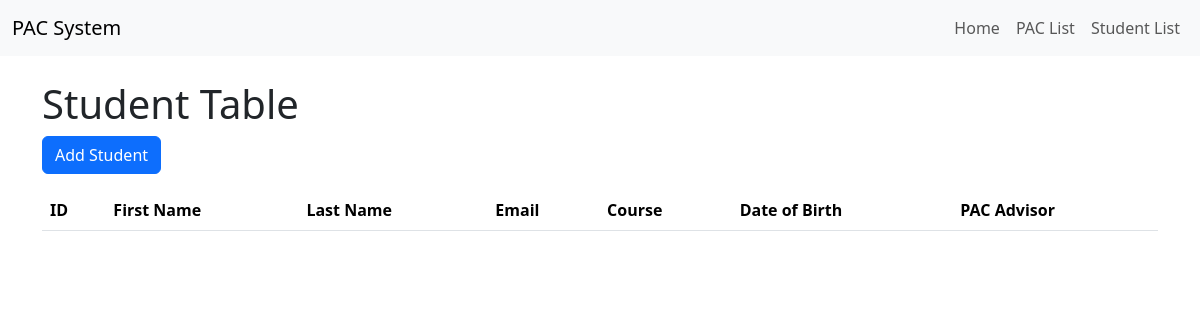
Page /student_list/ on the earlier database version.
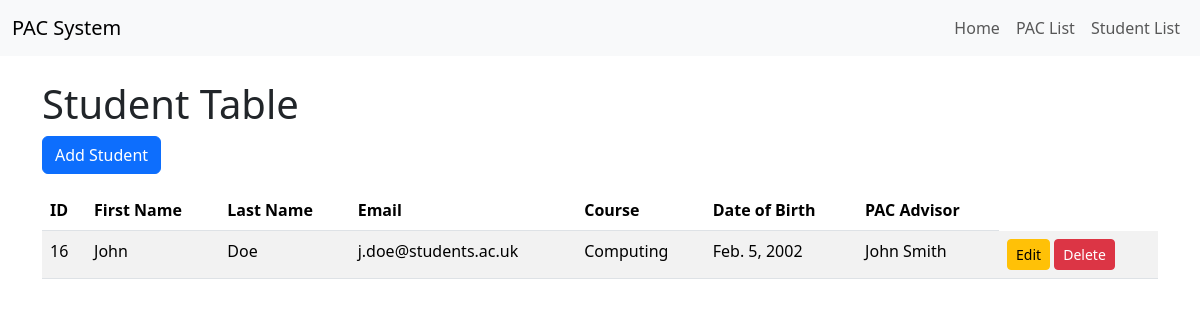
Same page on the later database version.
### pacsystem/models.py (models this page shows, shortened)
class StudentTable(models.Model):
    StudentID = models.AutoField(primary_key=True)
    PacID = models.ForeignKey(PacTable, on_delete=models.SET_NULL, null=True, blank=True)
    FirstName = models.CharField(max_length=64, null=False)
    LastName = models.CharField(max_length=64, null=False)
    Email = models.EmailField(max_length=255, null=False)
    Course = models.CharField(max_length=64, null=False)
    DOB = models.DateField(null=False)

class PacTable(models.Model):
    PacID = models.AutoField(primary_key=True)
    FirstName = models.CharField(max_length=64, null=False)
    LastName = models.CharField(max_length=64, null=False)
    Email = models.EmailField(max_length=255, null=False)
    Department = models.CharField(max_length=64, null=False)

### pacsystem/views.py (the view)
# urls.py: path('student_list/', view=views.student_view, name='student_view'),
def student_view(request):
    students = StudentTable.objects.all()
    context = {'students': students}
    return render(request, 'studentpac/student.html', context)

### pacsystem/templates/studentpac/student.html (shortened to what this page needs)
{% extends 'studentpac/base.html' %}
{% block content %}
<h1>Student Table</h1>
<a href="{% url 'add_student' %}" class="btn btn-primary mb-3">Add Student</a>
<table class="table table-striped">
    <thead>
    <tr>
        <th>ID</th>
        <th>First Name</th>
        <th>Last Name</th>
        <th>Email</th>
        <th>Course</th>
        <th>Date of Birth</th>
        <th>PAC Advisor</th>
    </tr>
    </thead>
    <tbody>
    {% for student in students %}
    <tr>
        <td>{{ student.StudentID }}</td>
        <td>{{ student.FirstName }}</td>
        <td>{{ student.LastName }}</td>
        <td>{{ student.Email }}</td>
        <td>{{ student.Course }}</td>
        <td>{{ student.DOB }}</td>
        <td>{{ student.PacID.FirstName }} {{ student.PacID.LastName }}</td>
        <td>
            <a href="{% url 'edit_student' student.StudentID %}" class="btn btn-sm btn-warning">Edit</a>
            <a href="{% url 'delete_student' student.StudentID %}" class="btn btn-sm btn-danger">Delete</a>
        </td>
    </tr>
    {% endfor %}
    </tbody>
</table>
{% endblock %}

Differences in the rows shown:
added StudentTable: StudentID "16", FirstName "John", LastName "Doe", Email "j.doe@students.ac.uk", Course "Computing", DOB "Feb. 5, 2002", PacID.FirstName "John", PacID.LastName "Smith"
